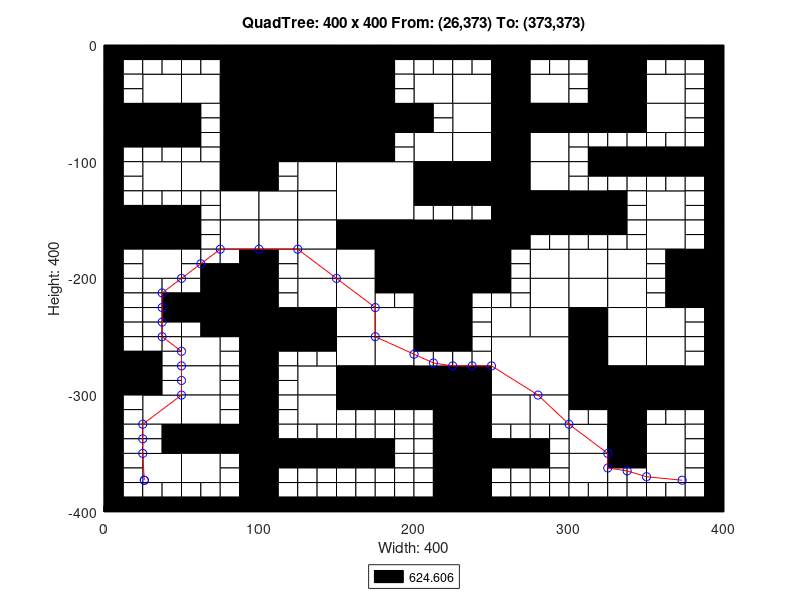

Source code (MATLAB):
axis([0 400 -400 0]);
title('QuadTree: 400 x 400 From: (26,373) To: (373,373)');
xlabel('Width: 400');
ylabel('Height: 400');
rectangle('Position',[100 -50 50 50], 'FaceColor',[0 0 0]);
rectangle('Position',[100 -100 50 50], 'FaceColor',[0 0 0]);
rectangle('Position',[150 -150 50 50], 'FaceColor',[1 1 1]);
rectangle('Position',[200 -200 50 50], 'FaceColor',[0 0 0]);
rectangle('Position',[250 -300 50 50], 'FaceColor',[1 1 1]);
rectangle('Position',[25 -50 25 25], 'FaceColor',[1 1 1]);
rectangle('Position',[75 -25 25 25], 'FaceColor',[0 0 0]);
rectangle('Position',[50 -50 25 25], 'FaceColor',[1 1 1]);
rectangle('Position',[75 -50 25 25], 'FaceColor',[0 0 0]);
rectangle('Position',[0 -75 25 25], 'FaceColor',[0 0 0]);
rectangle('Position',[25 -75 25 25], 'FaceColor',[0 0 0]);
rectangle('Position',[75 -75 25 25], 'FaceColor',[0 0 0]);
rectangle('Position',[75 -100 25 25], 'FaceColor',[0 0 0]);
rectangle('Position',[150 -25 25 25], 'FaceColor',[0 0 0]);
rectangle('Position',[150 -50 25 25], 'FaceColor',[0 0 0]);
rectangle('Position',[150 -75 25 25], 'FaceColor',[0 0 0]);
rectangle('Position',[175 -75 25 25], 'FaceColor',[0 0 0]);
rectangle('Position',[150 -100 25 25], 'FaceColor',[0 0 0]);
rectangle('Position',[25 -125 25 25], 'FaceColor',[1 1 1]);
rectangle('Position',[50 -125 25 25], 'FaceColor',[1 1 1]);
rectangle('Position',[75 -125 25 25], 'FaceColor',[0 0 0]);
rectangle('Position',[75 -150 25 25], 'FaceColor',[1 1 1]);
rectangle('Position',[0 -175 25 25], 'FaceColor',[0 0 0]);
rectangle('Position',[25 -175 25 25], 'FaceColor',[0 0 0]);
rectangle('Position',[25 -200 25 25], 'FaceColor',[1 1 1]);
rectangle('Position',[75 -175 25 25], 'FaceColor',[1 1 1]);
rectangle('Position',[125 -125 25 25], 'FaceColor',[1 1 1]);
rectangle('Position',[100 -150 25 25], 'FaceColor',[1 1 1]);
rectangle('Position',[125 -150 25 25], 'FaceColor',[1 1 1]);
rectangle('Position',[100 -175 25 25], 'FaceColor',[1 1 1]);
rectangle('Position',[125 -175 25 25], 'FaceColor',[1 1 1]);
rectangle('Position',[125 -200 25 25], 'FaceColor',[1 1 1]);
rectangle('Position',[150 -175 25 25], 'FaceColor',[0 0 0]);
rectangle('Position',[175 -175 25 25], 'FaceColor',[0 0 0]);
rectangle('Position',[150 -200 25 25], 'FaceColor',[1 1 1]);
rectangle('Position',[175 -200 25 25], 'FaceColor',[0 0 0]);
rectangle('Position',[200 -50 25 25], 'FaceColor',[1 1 1]);
rectangle('Position',[225 -50 25 25], 'FaceColor',[1 1 1]);
rectangle('Position',[250 -25 25 25], 'FaceColor',[0 0 0]);
rectangle('Position',[250 -50 25 25], 'FaceColor',[0 0 0]);
rectangle('Position',[275 -50 25 25], 'FaceColor',[1 1 1]);
rectangle('Position',[225 -75 25 25], 'FaceColor',[1 1 1]);
rectangle('Position',[200 -100 25 25], 'FaceColor',[1 1 1]);
rectangle('Position',[225 -100 25 25], 'FaceColor',[1 1 1]);
rectangle('Position',[250 -75 25 25], 'FaceColor',[0 0 0]);
rectangle('Position',[275 -75 25 25], 'FaceColor',[0 0 0]);
rectangle('Position',[250 -100 25 25], 'FaceColor',[0 0 0]);
rectangle('Position',[275 -100 25 25], 'FaceColor',[1 1 1]);
rectangle('Position',[325 -25 25 25], 'FaceColor',[0 0 0]);
rectangle('Position',[325 -50 25 25], 'FaceColor',[0 0 0]);
rectangle('Position',[350 -50 25 25], 'FaceColor',[1 1 1]);
rectangle('Position',[300 -75 25 25], 'FaceColor',[0 0 0]);
rectangle('Position',[325 -75 25 25], 'FaceColor',[0 0 0]);
rectangle('Position',[350 -75 25 25], 'FaceColor',[1 1 1]);
rectangle('Position',[200 -125 25 25], 'FaceColor',[0 0 0]);
rectangle('Position',[225 -125 25 25], 'FaceColor',[0 0 0]);
rectangle('Position',[250 -125 25 25], 'FaceColor',[0 0 0]);
rectangle('Position',[275 -125 25 25], 'FaceColor',[1 1 1]);
rectangle('Position',[250 -150 25 25], 'FaceColor',[0 0 0]);
rectangle('Position',[275 -150 25 25], 'FaceColor',[0 0 0]);
rectangle('Position',[250 -175 25 25], 'FaceColor',[0 0 0]);
rectangle('Position',[275 -200 25 25], 'FaceColor',[1 1 1]);
rectangle('Position',[300 -150 25 25], 'FaceColor',[0 0 0]);
rectangle('Position',[350 -150 25 25], 'FaceColor',[1 1 1]);
rectangle('Position',[300 -200 25 25], 'FaceColor',[1 1 1]);
rectangle('Position',[325 -200 25 25], 'FaceColor',[1 1 1]);
rectangle('Position',[350 -175 25 25], 'FaceColor',[1 1 1]);
rectangle('Position',[375 -200 25 25], 'FaceColor',[0 0 0]);
rectangle('Position',[75 -225 25 25], 'FaceColor',[0 0 0]);
rectangle('Position',[75 -250 25 25], 'FaceColor',[0 0 0]);
rectangle('Position',[0 -300 25 25], 'FaceColor',[0 0 0]);
rectangle('Position',[50 -275 25 25], 'FaceColor',[1 1 1]);
rectangle('Position',[50 -300 25 25], 'FaceColor',[1 1 1]);
rectangle('Position',[125 -225 25 25], 'FaceColor',[1 1 1]);
rectangle('Position',[100 -250 25 25], 'FaceColor',[0 0 0]);
rectangle('Position',[125 -250 25 25], 'FaceColor',[0 0 0]);
rectangle('Position',[150 -225 25 25], 'FaceColor',[1 1 1]);
rectangle('Position',[150 -250 25 25], 'FaceColor',[1 1 1]);
rectangle('Position',[175 -250 25 25], 'FaceColor',[1 1 1]);
rectangle('Position',[125 -300 25 25], 'FaceColor',[1 1 1]);
rectangle('Position',[150 -275 25 25], 'FaceColor',[1 1 1]);
rectangle('Position',[175 -275 25 25], 'FaceColor',[1 1 1]);
rectangle('Position',[150 -300 25 25], 'FaceColor',[0 0 0]);
rectangle('Position',[175 -300 25 25], 'FaceColor',[0 0 0]);
rectangle('Position',[25 -325 25 25], 'FaceColor',[1 1 1]);
rectangle('Position',[50 -325 25 25], 'FaceColor',[1 1 1]);
rectangle('Position',[50 -350 25 25], 'FaceColor',[0 0 0]);
rectangle('Position',[75 -350 25 25], 'FaceColor',[0 0 0]);
rectangle('Position',[25 -375 25 25], 'FaceColor',[1 1 1]);
rectangle('Position',[50 -375 25 25], 'FaceColor',[1 1 1]);
rectangle('Position',[125 -325 25 25], 'FaceColor',[1 1 1]);
rectangle('Position',[200 -225 25 25], 'FaceColor',[0 0 0]);
rectangle('Position',[200 -250 25 25], 'FaceColor',[0 0 0]);
rectangle('Position',[275 -225 25 25], 'FaceColor',[1 1 1]);
rectangle('Position',[250 -250 25 25], 'FaceColor',[1 1 1]);
rectangle('Position',[275 -250 25 25], 'FaceColor',[1 1 1]);
rectangle('Position',[200 -300 25 25], 'FaceColor',[0 0 0]);
rectangle('Position',[225 -300 25 25], 'FaceColor',[0 0 0]);
rectangle('Position',[300 -225 25 25], 'FaceColor',[1 1 1]);
rectangle('Position',[325 -225 25 25], 'FaceColor',[1 1 1]);
rectangle('Position',[300 -250 25 25], 'FaceColor',[0 0 0]);
rectangle('Position',[325 -250 25 25], 'FaceColor',[1 1 1]);
rectangle('Position',[375 -225 25 25], 'FaceColor',[0 0 0]);
rectangle('Position',[350 -250 25 25], 'FaceColor',[1 1 1]);
rectangle('Position',[300 -275 25 25], 'FaceColor',[0 0 0]);
rectangle('Position',[325 -275 25 25], 'FaceColor',[1 1 1]);
rectangle('Position',[300 -300 25 25], 'FaceColor',[0 0 0]);
rectangle('Position',[325 -300 25 25], 'FaceColor',[0 0 0]);
rectangle('Position',[350 -275 25 25], 'FaceColor',[1 1 1]);
rectangle('Position',[350 -300 25 25], 'FaceColor',[0 0 0]);
rectangle('Position',[375 -300 25 25], 'FaceColor',[0 0 0]);
rectangle('Position',[225 -325 25 25], 'FaceColor',[0 0 0]);
rectangle('Position',[225 -350 25 25], 'FaceColor',[0 0 0]);
rectangle('Position',[250 -325 25 25], 'FaceColor',[1 1 1]);
rectangle('Position',[275 -325 25 25], 'FaceColor',[1 1 1]);
rectangle('Position',[225 -375 25 25], 'FaceColor',[0 0 0]);
rectangle('Position',[225 -400 25 25], 'FaceColor',[0 0 0]);
rectangle('Position',[325 -325 25 25], 'FaceColor',[0 0 0]);
rectangle('Position',[300 -350 25 25], 'FaceColor',[1 1 1]);
rectangle('Position',[325 -350 25 25], 'FaceColor',[0 0 0]);
rectangle('Position',[350 -350 25 25], 'FaceColor',[1 1 1]);
rectangle('Position',[300 -375 25 25], 'FaceColor',[1 1 1]);
rectangle('Position',[350 -375 25 25], 'FaceColor',[1 1 1]);
rectangle('Position',[0 -12.5 12.5 12.5], 'FaceColor',[0 0 0]);
rectangle('Position',[12.5 -12.5 12.5 12.5], 'FaceColor',[0 0 0]);
rectangle('Position',[0 -25 12.5 12.5], 'FaceColor',[0 0 0]);
rectangle('Position',[12.5 -25 12.5 12.5], 'FaceColor',[1 1 1]);
rectangle('Position',[25 -12.5 12.5 12.5], 'FaceColor',[0 0 0]);
rectangle('Position',[37.5 -12.5 12.5 12.5], 'FaceColor',[0 0 0]);
rectangle('Position',[25 -25 12.5 12.5], 'FaceColor',[1 1 1]);
rectangle('Position',[37.5 -25 12.5 12.5], 'FaceColor',[1 1 1]);
rectangle('Position',[0 -37.5 12.5 12.5], 'FaceColor',[0 0 0]);
rectangle('Position',[12.5 -37.5 12.5 12.5], 'FaceColor',[1 1 1]);
rectangle('Position',[0 -50 12.5 12.5], 'FaceColor',[0 0 0]);
rectangle('Position',[12.5 -50 12.5 12.5], 'FaceColor',[1 1 1]);
rectangle('Position',[50 -12.5 12.5 12.5], 'FaceColor',[0 0 0]);
rectangle('Position',[62.5 -12.5 12.5 12.5], 'FaceColor',[0 0 0]);
rectangle('Position',[50 -25 12.5 12.5], 'FaceColor',[1 1 1]);
rectangle('Position',[62.5 -25 12.5 12.5], 'FaceColor',[1 1 1]);
rectangle('Position',[0 -87.5 12.5 12.5], 'FaceColor',[0 0 0]);
rectangle('Position',[12.5 -87.5 12.5 12.5], 'FaceColor',[0 0 0]);
rectangle('Position',[0 -100 12.5 12.5], 'FaceColor',[0 0 0]);
rectangle('Position',[12.5 -100 12.5 12.5], 'FaceColor',[1 1 1]);
rectangle('Position',[25 -87.5 12.5 12.5], 'FaceColor',[0 0 0]);
rectangle('Position',[37.5 -87.5 12.5 12.5], 'FaceColor',[0 0 0]);
rectangle('Position',[25 -100 12.5 12.5], 'FaceColor',[1 1 1]);
rectangle('Position',[37.5 -100 12.5 12.5], 'FaceColor',[1 1 1]);
rectangle('Position',[50 -62.5 12.5 12.5], 'FaceColor',[0 0 0]);
rectangle('Position',[62.5 -62.5 12.5 12.5], 'FaceColor',[1 1 1]);
rectangle('Position',[50 -75 12.5 12.5], 'FaceColor',[0 0 0]);
rectangle('Position',[62.5 -75 12.5 12.5], 'FaceColor',[1 1 1]);
rectangle('Position',[50 -87.5 12.5 12.5], 'FaceColor',[0 0 0]);
rectangle('Position',[62.5 -87.5 12.5 12.5], 'FaceColor',[1 1 1]);
rectangle('Position',[50 -100 12.5 12.5], 'FaceColor',[1 1 1]);
rectangle('Position',[62.5 -100 12.5 12.5], 'FaceColor',[1 1 1]);
rectangle('Position',[175 -12.5 12.5 12.5], 'FaceColor',[0 0 0]);
rectangle('Position',[187.5 -12.5 12.5 12.5], 'FaceColor',[0 0 0]);
rectangle('Position',[175 -25 12.5 12.5], 'FaceColor',[0 0 0]);
rectangle('Position',[187.5 -25 12.5 12.5], 'FaceColor',[1 1 1]);
rectangle('Position',[175 -37.5 12.5 12.5], 'FaceColor',[0 0 0]);
rectangle('Position',[187.5 -37.5 12.5 12.5], 'FaceColor',[1 1 1]);
rectangle('Position',[175 -50 12.5 12.5], 'FaceColor',[0 0 0]);
rectangle('Position',[187.5 -50 12.5 12.5], 'FaceColor',[1 1 1]);
rectangle('Position',[175 -87.5 12.5 12.5], 'FaceColor',[0 0 0]);
rectangle('Position',[187.5 -87.5 12.5 12.5], 'FaceColor',[1 1 1]);
rectangle('Position',[175 -100 12.5 12.5], 'FaceColor',[0 0 0]);
rectangle('Position',[187.5 -100 12.5 12.5], 'FaceColor',[1 1 1]);
rectangle('Position',[0 -112.5 12.5 12.5], 'FaceColor',[0 0 0]);
rectangle('Position',[12.5 -112.5 12.5 12.5], 'FaceColor',[1 1 1]);
rectangle('Position',[0 -125 12.5 12.5], 'FaceColor',[0 0 0]);
rectangle('Position',[12.5 -125 12.5 12.5], 'FaceColor',[1 1 1]);
rectangle('Position',[0 -137.5 12.5 12.5], 'FaceColor',[0 0 0]);
rectangle('Position',[12.5 -137.5 12.5 12.5], 'FaceColor',[1 1 1]);
rectangle('Position',[0 -150 12.5 12.5], 'FaceColor',[0 0 0]);
rectangle('Position',[12.5 -150 12.5 12.5], 'FaceColor',[0 0 0]);
rectangle('Position',[25 -137.5 12.5 12.5], 'FaceColor',[1 1 1]);
rectangle('Position',[37.5 -137.5 12.5 12.5], 'FaceColor',[1 1 1]);
rectangle('Position',[25 -150 12.5 12.5], 'FaceColor',[0 0 0]);
rectangle('Position',[37.5 -150 12.5 12.5], 'FaceColor',[0 0 0]);
rectangle('Position',[50 -137.5 12.5 12.5], 'FaceColor',[1 1 1]);
rectangle('Position',[62.5 -137.5 12.5 12.5], 'FaceColor',[1 1 1]);
rectangle('Position',[50 -150 12.5 12.5], 'FaceColor',[0 0 0]);
rectangle('Position',[62.5 -150 12.5 12.5], 'FaceColor',[1 1 1]);
rectangle('Position',[0 -187.5 12.5 12.5], 'FaceColor',[0 0 0]);
rectangle('Position',[12.5 -187.5 12.5 12.5], 'FaceColor',[1 1 1]);
rectangle('Position',[0 -200 12.5 12.5], 'FaceColor',[0 0 0]);
rectangle('Position',[12.5 -200 12.5 12.5], 'FaceColor',[1 1 1]);
rectangle('Position',[50 -162.5 12.5 12.5], 'FaceColor',[0 0 0]);
rectangle('Position',[62.5 -162.5 12.5 12.5], 'FaceColor',[1 1 1]);
rectangle('Position',[50 -175 12.5 12.5], 'FaceColor',[0 0 0]);
rectangle('Position',[62.5 -175 12.5 12.5], 'FaceColor',[1 1 1]);
rectangle('Position',[50 -187.5 12.5 12.5], 'FaceColor',[1 1 1]);
rectangle('Position',[62.5 -187.5 12.5 12.5], 'FaceColor',[1 1 1]);
rectangle('Position',[50 -200 12.5 12.5], 'FaceColor',[1 1 1]);
rectangle('Position',[62.5 -200 12.5 12.5], 'FaceColor',[0 0 0]);
rectangle('Position',[75 -187.5 12.5 12.5], 'FaceColor',[1 1 1]);
rectangle('Position',[87.5 -187.5 12.5 12.5], 'FaceColor',[0 0 0]);
rectangle('Position',[75 -200 12.5 12.5], 'FaceColor',[0 0 0]);
rectangle('Position',[87.5 -200 12.5 12.5], 'FaceColor',[0 0 0]);
rectangle('Position',[100 -112.5 12.5 12.5], 'FaceColor',[0 0 0]);
rectangle('Position',[112.5 -112.5 12.5 12.5], 'FaceColor',[1 1 1]);
rectangle('Position',[100 -125 12.5 12.5], 'FaceColor',[0 0 0]);
rectangle('Position',[112.5 -125 12.5 12.5], 'FaceColor',[1 1 1]);
rectangle('Position',[100 -187.5 12.5 12.5], 'FaceColor',[0 0 0]);
rectangle('Position',[112.5 -187.5 12.5 12.5], 'FaceColor',[1 1 1]);
rectangle('Position',[100 -200 12.5 12.5], 'FaceColor',[0 0 0]);
rectangle('Position',[112.5 -200 12.5 12.5], 'FaceColor',[1 1 1]);
rectangle('Position',[200 -12.5 12.5 12.5], 'FaceColor',[0 0 0]);
rectangle('Position',[212.5 -12.5 12.5 12.5], 'FaceColor',[0 0 0]);
rectangle('Position',[200 -25 12.5 12.5], 'FaceColor',[1 1 1]);
rectangle('Position',[212.5 -25 12.5 12.5], 'FaceColor',[1 1 1]);
rectangle('Position',[225 -12.5 12.5 12.5], 'FaceColor',[0 0 0]);
rectangle('Position',[237.5 -12.5 12.5 12.5], 'FaceColor',[0 0 0]);
rectangle('Position',[225 -25 12.5 12.5], 'FaceColor',[1 1 1]);
rectangle('Position',[237.5 -25 12.5 12.5], 'FaceColor',[1 1 1]);
rectangle('Position',[275 -12.5 12.5 12.5], 'FaceColor',[0 0 0]);
rectangle('Position',[287.5 -12.5 12.5 12.5], 'FaceColor',[0 0 0]);
rectangle('Position',[275 -25 12.5 12.5], 'FaceColor',[1 1 1]);
rectangle('Position',[287.5 -25 12.5 12.5], 'FaceColor',[1 1 1]);
rectangle('Position',[200 -62.5 12.5 12.5], 'FaceColor',[0 0 0]);
rectangle('Position',[212.5 -62.5 12.5 12.5], 'FaceColor',[1 1 1]);
rectangle('Position',[200 -75 12.5 12.5], 'FaceColor',[0 0 0]);
rectangle('Position',[212.5 -75 12.5 12.5], 'FaceColor',[1 1 1]);
rectangle('Position',[300 -12.5 12.5 12.5], 'FaceColor',[0 0 0]);
rectangle('Position',[312.5 -12.5 12.5 12.5], 'FaceColor',[0 0 0]);
rectangle('Position',[300 -25 12.5 12.5], 'FaceColor',[1 1 1]);
rectangle('Position',[312.5 -25 12.5 12.5], 'FaceColor',[0 0 0]);
rectangle('Position',[300 -37.5 12.5 12.5], 'FaceColor',[1 1 1]);
rectangle('Position',[312.5 -37.5 12.5 12.5], 'FaceColor',[0 0 0]);
rectangle('Position',[300 -50 12.5 12.5], 'FaceColor',[1 1 1]);
rectangle('Position',[312.5 -50 12.5 12.5], 'FaceColor',[0 0 0]);
rectangle('Position',[350 -12.5 12.5 12.5], 'FaceColor',[0 0 0]);
rectangle('Position',[362.5 -12.5 12.5 12.5], 'FaceColor',[0 0 0]);
rectangle('Position',[350 -25 12.5 12.5], 'FaceColor',[1 1 1]);
rectangle('Position',[362.5 -25 12.5 12.5], 'FaceColor',[1 1 1]);
rectangle('Position',[375 -12.5 12.5 12.5], 'FaceColor',[0 0 0]);
rectangle('Position',[387.5 -12.5 12.5 12.5], 'FaceColor',[0 0 0]);
rectangle('Position',[375 -25 12.5 12.5], 'FaceColor',[1 1 1]);
rectangle('Position',[387.5 -25 12.5 12.5], 'FaceColor',[0 0 0]);
rectangle('Position',[375 -37.5 12.5 12.5], 'FaceColor',[1 1 1]);
rectangle('Position',[387.5 -37.5 12.5 12.5], 'FaceColor',[0 0 0]);
rectangle('Position',[375 -50 12.5 12.5], 'FaceColor',[1 1 1]);
rectangle('Position',[387.5 -50 12.5 12.5], 'FaceColor',[0 0 0]);
rectangle('Position',[300 -87.5 12.5 12.5], 'FaceColor',[1 1 1]);
rectangle('Position',[312.5 -87.5 12.5 12.5], 'FaceColor',[1 1 1]);
rectangle('Position',[300 -100 12.5 12.5], 'FaceColor',[1 1 1]);
rectangle('Position',[312.5 -100 12.5 12.5], 'FaceColor',[0 0 0]);
rectangle('Position',[325 -87.5 12.5 12.5], 'FaceColor',[1 1 1]);
rectangle('Position',[337.5 -87.5 12.5 12.5], 'FaceColor',[1 1 1]);
rectangle('Position',[325 -100 12.5 12.5], 'FaceColor',[0 0 0]);
rectangle('Position',[337.5 -100 12.5 12.5], 'FaceColor',[0 0 0]);
rectangle('Position',[375 -62.5 12.5 12.5], 'FaceColor',[1 1 1]);
rectangle('Position',[387.5 -62.5 12.5 12.5], 'FaceColor',[0 0 0]);
rectangle('Position',[375 -75 12.5 12.5], 'FaceColor',[1 1 1]);
rectangle('Position',[387.5 -75 12.5 12.5], 'FaceColor',[0 0 0]);
rectangle('Position',[350 -87.5 12.5 12.5], 'FaceColor',[1 1 1]);
rectangle('Position',[362.5 -87.5 12.5 12.5], 'FaceColor',[1 1 1]);
rectangle('Position',[350 -100 12.5 12.5], 'FaceColor',[0 0 0]);
rectangle('Position',[362.5 -100 12.5 12.5], 'FaceColor',[0 0 0]);
rectangle('Position',[375 -87.5 12.5 12.5], 'FaceColor',[1 1 1]);
rectangle('Position',[387.5 -87.5 12.5 12.5], 'FaceColor',[0 0 0]);
rectangle('Position',[375 -100 12.5 12.5], 'FaceColor',[0 0 0]);
rectangle('Position',[387.5 -100 12.5 12.5], 'FaceColor',[0 0 0]);
rectangle('Position',[200 -137.5 12.5 12.5], 'FaceColor',[0 0 0]);
rectangle('Position',[212.5 -137.5 12.5 12.5], 'FaceColor',[0 0 0]);
rectangle('Position',[200 -150 12.5 12.5], 'FaceColor',[1 1 1]);
rectangle('Position',[212.5 -150 12.5 12.5], 'FaceColor',[1 1 1]);
rectangle('Position',[225 -137.5 12.5 12.5], 'FaceColor',[0 0 0]);
rectangle('Position',[237.5 -137.5 12.5 12.5], 'FaceColor',[0 0 0]);
rectangle('Position',[225 -150 12.5 12.5], 'FaceColor',[1 1 1]);
rectangle('Position',[237.5 -150 12.5 12.5], 'FaceColor',[1 1 1]);
rectangle('Position',[275 -162.5 12.5 12.5], 'FaceColor',[0 0 0]);
rectangle('Position',[287.5 -162.5 12.5 12.5], 'FaceColor',[0 0 0]);
rectangle('Position',[275 -175 12.5 12.5], 'FaceColor',[1 1 1]);
rectangle('Position',[287.5 -175 12.5 12.5], 'FaceColor',[1 1 1]);
rectangle('Position',[250 -187.5 12.5 12.5], 'FaceColor',[0 0 0]);
rectangle('Position',[262.5 -187.5 12.5 12.5], 'FaceColor',[1 1 1]);
rectangle('Position',[250 -200 12.5 12.5], 'FaceColor',[0 0 0]);
rectangle('Position',[262.5 -200 12.5 12.5], 'FaceColor',[1 1 1]);
rectangle('Position',[300 -112.5 12.5 12.5], 'FaceColor',[1 1 1]);
rectangle('Position',[312.5 -112.5 12.5 12.5], 'FaceColor',[0 0 0]);
rectangle('Position',[300 -125 12.5 12.5], 'FaceColor',[1 1 1]);
rectangle('Position',[312.5 -125 12.5 12.5], 'FaceColor',[1 1 1]);
rectangle('Position',[325 -112.5 12.5 12.5], 'FaceColor',[0 0 0]);
rectangle('Position',[337.5 -112.5 12.5 12.5], 'FaceColor',[0 0 0]);
rectangle('Position',[325 -125 12.5 12.5], 'FaceColor',[1 1 1]);
rectangle('Position',[337.5 -125 12.5 12.5], 'FaceColor',[1 1 1]);
rectangle('Position',[325 -137.5 12.5 12.5], 'FaceColor',[0 0 0]);
rectangle('Position',[337.5 -137.5 12.5 12.5], 'FaceColor',[1 1 1]);
rectangle('Position',[325 -150 12.5 12.5], 'FaceColor',[0 0 0]);
rectangle('Position',[337.5 -150 12.5 12.5], 'FaceColor',[1 1 1]);
rectangle('Position',[350 -112.5 12.5 12.5], 'FaceColor',[0 0 0]);
rectangle('Position',[362.5 -112.5 12.5 12.5], 'FaceColor',[0 0 0]);
rectangle('Position',[350 -125 12.5 12.5], 'FaceColor',[1 1 1]);
rectangle('Position',[362.5 -125 12.5 12.5], 'FaceColor',[1 1 1]);
rectangle('Position',[375 -112.5 12.5 12.5], 'FaceColor',[0 0 0]);
rectangle('Position',[387.5 -112.5 12.5 12.5], 'FaceColor',[0 0 0]);
rectangle('Position',[375 -125 12.5 12.5], 'FaceColor',[1 1 1]);
rectangle('Position',[387.5 -125 12.5 12.5], 'FaceColor',[0 0 0]);
rectangle('Position',[375 -137.5 12.5 12.5], 'FaceColor',[1 1 1]);
rectangle('Position',[387.5 -137.5 12.5 12.5], 'FaceColor',[0 0 0]);
rectangle('Position',[375 -150 12.5 12.5], 'FaceColor',[1 1 1]);
rectangle('Position',[387.5 -150 12.5 12.5], 'FaceColor',[0 0 0]);
rectangle('Position',[300 -162.5 12.5 12.5], 'FaceColor',[0 0 0]);
rectangle('Position',[312.5 -162.5 12.5 12.5], 'FaceColor',[0 0 0]);
rectangle('Position',[300 -175 12.5 12.5], 'FaceColor',[1 1 1]);
rectangle('Position',[312.5 -175 12.5 12.5], 'FaceColor',[1 1 1]);
rectangle('Position',[325 -162.5 12.5 12.5], 'FaceColor',[0 0 0]);
rectangle('Position',[337.5 -162.5 12.5 12.5], 'FaceColor',[1 1 1]);
rectangle('Position',[325 -175 12.5 12.5], 'FaceColor',[1 1 1]);
rectangle('Position',[337.5 -175 12.5 12.5], 'FaceColor',[1 1 1]);
rectangle('Position',[375 -162.5 12.5 12.5], 'FaceColor',[1 1 1]);
rectangle('Position',[387.5 -162.5 12.5 12.5], 'FaceColor',[0 0 0]);
rectangle('Position',[375 -175 12.5 12.5], 'FaceColor',[1 1 1]);
rectangle('Position',[387.5 -175 12.5 12.5], 'FaceColor',[0 0 0]);
rectangle('Position',[350 -187.5 12.5 12.5], 'FaceColor',[1 1 1]);
rectangle('Position',[362.5 -187.5 12.5 12.5], 'FaceColor',[0 0 0]);
rectangle('Position',[350 -200 12.5 12.5], 'FaceColor',[1 1 1]);
rectangle('Position',[362.5 -200 12.5 12.5], 'FaceColor',[0 0 0]);
rectangle('Position',[0 -212.5 12.5 12.5], 'FaceColor',[0 0 0]);
rectangle('Position',[12.5 -212.5 12.5 12.5], 'FaceColor',[1 1 1]);
rectangle('Position',[0 -225 12.5 12.5], 'FaceColor',[0 0 0]);
rectangle('Position',[12.5 -225 12.5 12.5], 'FaceColor',[1 1 1]);
rectangle('Position',[25 -212.5 12.5 12.5], 'FaceColor',[1 1 1]);
rectangle('Position',[37.5 -212.5 12.5 12.5], 'FaceColor',[1 1 1]);
rectangle('Position',[25 -225 12.5 12.5], 'FaceColor',[1 1 1]);
rectangle('Position',[37.5 -225 12.5 12.5], 'FaceColor',[0 0 0]);
rectangle('Position',[0 -237.5 12.5 12.5], 'FaceColor',[0 0 0]);
rectangle('Position',[12.5 -237.5 12.5 12.5], 'FaceColor',[1 1 1]);
rectangle('Position',[0 -250 12.5 12.5], 'FaceColor',[0 0 0]);
rectangle('Position',[12.5 -250 12.5 12.5], 'FaceColor',[1 1 1]);
rectangle('Position',[25 -237.5 12.5 12.5], 'FaceColor',[1 1 1]);
rectangle('Position',[37.5 -237.5 12.5 12.5], 'FaceColor',[0 0 0]);
rectangle('Position',[25 -250 12.5 12.5], 'FaceColor',[1 1 1]);
rectangle('Position',[37.5 -250 12.5 12.5], 'FaceColor',[1 1 1]);
rectangle('Position',[50 -212.5 12.5 12.5], 'FaceColor',[1 1 1]);
rectangle('Position',[62.5 -212.5 12.5 12.5], 'FaceColor',[0 0 0]);
rectangle('Position',[50 -225 12.5 12.5], 'FaceColor',[0 0 0]);
rectangle('Position',[62.5 -225 12.5 12.5], 'FaceColor',[0 0 0]);
rectangle('Position',[50 -237.5 12.5 12.5], 'FaceColor',[0 0 0]);
rectangle('Position',[62.5 -237.5 12.5 12.5], 'FaceColor',[0 0 0]);
rectangle('Position',[50 -250 12.5 12.5], 'FaceColor',[1 1 1]);
rectangle('Position',[62.5 -250 12.5 12.5], 'FaceColor',[0 0 0]);
rectangle('Position',[0 -262.5 12.5 12.5], 'FaceColor',[0 0 0]);
rectangle('Position',[12.5 -262.5 12.5 12.5], 'FaceColor',[1 1 1]);
rectangle('Position',[0 -275 12.5 12.5], 'FaceColor',[0 0 0]);
rectangle('Position',[12.5 -275 12.5 12.5], 'FaceColor',[0 0 0]);
rectangle('Position',[25 -262.5 12.5 12.5], 'FaceColor',[1 1 1]);
rectangle('Position',[37.5 -262.5 12.5 12.5], 'FaceColor',[1 1 1]);
rectangle('Position',[25 -275 12.5 12.5], 'FaceColor',[0 0 0]);
rectangle('Position',[37.5 -275 12.5 12.5], 'FaceColor',[1 1 1]);
rectangle('Position',[25 -287.5 12.5 12.5], 'FaceColor',[0 0 0]);
rectangle('Position',[37.5 -287.5 12.5 12.5], 'FaceColor',[1 1 1]);
rectangle('Position',[25 -300 12.5 12.5], 'FaceColor',[0 0 0]);
rectangle('Position',[37.5 -300 12.5 12.5], 'FaceColor',[1 1 1]);
rectangle('Position',[75 -262.5 12.5 12.5], 'FaceColor',[1 1 1]);
rectangle('Position',[87.5 -262.5 12.5 12.5], 'FaceColor',[0 0 0]);
rectangle('Position',[75 -275 12.5 12.5], 'FaceColor',[1 1 1]);
rectangle('Position',[87.5 -275 12.5 12.5], 'FaceColor',[0 0 0]);
rectangle('Position',[75 -287.5 12.5 12.5], 'FaceColor',[1 1 1]);
rectangle('Position',[87.5 -287.5 12.5 12.5], 'FaceColor',[0 0 0]);
rectangle('Position',[75 -300 12.5 12.5], 'FaceColor',[1 1 1]);
rectangle('Position',[87.5 -300 12.5 12.5], 'FaceColor',[0 0 0]);
rectangle('Position',[100 -212.5 12.5 12.5], 'FaceColor',[0 0 0]);
rectangle('Position',[112.5 -212.5 12.5 12.5], 'FaceColor',[1 1 1]);
rectangle('Position',[100 -225 12.5 12.5], 'FaceColor',[0 0 0]);
rectangle('Position',[112.5 -225 12.5 12.5], 'FaceColor',[1 1 1]);
rectangle('Position',[175 -212.5 12.5 12.5], 'FaceColor',[0 0 0]);
rectangle('Position',[187.5 -212.5 12.5 12.5], 'FaceColor',[0 0 0]);
rectangle('Position',[175 -225 12.5 12.5], 'FaceColor',[1 1 1]);
rectangle('Position',[187.5 -225 12.5 12.5], 'FaceColor',[1 1 1]);
rectangle('Position',[100 -262.5 12.5 12.5], 'FaceColor',[0 0 0]);
rectangle('Position',[112.5 -262.5 12.5 12.5], 'FaceColor',[0 0 0]);
rectangle('Position',[100 -275 12.5 12.5], 'FaceColor',[0 0 0]);
rectangle('Position',[112.5 -275 12.5 12.5], 'FaceColor',[1 1 1]);
rectangle('Position',[125 -262.5 12.5 12.5], 'FaceColor',[0 0 0]);
rectangle('Position',[137.5 -262.5 12.5 12.5], 'FaceColor',[0 0 0]);
rectangle('Position',[125 -275 12.5 12.5], 'FaceColor',[1 1 1]);
rectangle('Position',[137.5 -275 12.5 12.5], 'FaceColor',[1 1 1]);
rectangle('Position',[100 -287.5 12.5 12.5], 'FaceColor',[0 0 0]);
rectangle('Position',[112.5 -287.5 12.5 12.5], 'FaceColor',[1 1 1]);
rectangle('Position',[100 -300 12.5 12.5], 'FaceColor',[0 0 0]);
rectangle('Position',[112.5 -300 12.5 12.5], 'FaceColor',[1 1 1]);
rectangle('Position',[0 -312.5 12.5 12.5], 'FaceColor',[0 0 0]);
rectangle('Position',[12.5 -312.5 12.5 12.5], 'FaceColor',[1 1 1]);
rectangle('Position',[0 -325 12.5 12.5], 'FaceColor',[0 0 0]);
rectangle('Position',[12.5 -325 12.5 12.5], 'FaceColor',[1 1 1]);
rectangle('Position',[0 -337.5 12.5 12.5], 'FaceColor',[0 0 0]);
rectangle('Position',[12.5 -337.5 12.5 12.5], 'FaceColor',[1 1 1]);
rectangle('Position',[0 -350 12.5 12.5], 'FaceColor',[0 0 0]);
rectangle('Position',[12.5 -350 12.5 12.5], 'FaceColor',[1 1 1]);
rectangle('Position',[25 -337.5 12.5 12.5], 'FaceColor',[1 1 1]);
rectangle('Position',[37.5 -337.5 12.5 12.5], 'FaceColor',[0 0 0]);
rectangle('Position',[25 -350 12.5 12.5], 'FaceColor',[1 1 1]);
rectangle('Position',[37.5 -350 12.5 12.5], 'FaceColor',[0 0 0]);
rectangle('Position',[75 -312.5 12.5 12.5], 'FaceColor',[1 1 1]);
rectangle('Position',[87.5 -312.5 12.5 12.5], 'FaceColor',[0 0 0]);
rectangle('Position',[75 -325 12.5 12.5], 'FaceColor',[1 1 1]);
rectangle('Position',[87.5 -325 12.5 12.5], 'FaceColor',[0 0 0]);
rectangle('Position',[0 -362.5 12.5 12.5], 'FaceColor',[0 0 0]);
rectangle('Position',[12.5 -362.5 12.5 12.5], 'FaceColor',[1 1 1]);
rectangle('Position',[0 -375 12.5 12.5], 'FaceColor',[0 0 0]);
rectangle('Position',[12.5 -375 12.5 12.5], 'FaceColor',[1 1 1]);
rectangle('Position',[0 -387.5 12.5 12.5], 'FaceColor',[0 0 0]);
rectangle('Position',[12.5 -387.5 12.5 12.5], 'FaceColor',[1 1 1]);
rectangle('Position',[0 -400 12.5 12.5], 'FaceColor',[0 0 0]);
rectangle('Position',[12.5 -400 12.5 12.5], 'FaceColor',[0 0 0]);
rectangle('Position',[25 -387.5 12.5 12.5], 'FaceColor',[1 1 1]);
rectangle('Position',[37.5 -387.5 12.5 12.5], 'FaceColor',[1 1 1]);
rectangle('Position',[25 -400 12.5 12.5], 'FaceColor',[0 0 0]);
rectangle('Position',[37.5 -400 12.5 12.5], 'FaceColor',[0 0 0]);
rectangle('Position',[75 -362.5 12.5 12.5], 'FaceColor',[1 1 1]);
rectangle('Position',[87.5 -362.5 12.5 12.5], 'FaceColor',[0 0 0]);
rectangle('Position',[75 -375 12.5 12.5], 'FaceColor',[1 1 1]);
rectangle('Position',[87.5 -375 12.5 12.5], 'FaceColor',[0 0 0]);
rectangle('Position',[50 -387.5 12.5 12.5], 'FaceColor',[1 1 1]);
rectangle('Position',[62.5 -387.5 12.5 12.5], 'FaceColor',[1 1 1]);
rectangle('Position',[50 -400 12.5 12.5], 'FaceColor',[0 0 0]);
rectangle('Position',[62.5 -400 12.5 12.5], 'FaceColor',[0 0 0]);
rectangle('Position',[75 -387.5 12.5 12.5], 'FaceColor',[1 1 1]);
rectangle('Position',[87.5 -387.5 12.5 12.5], 'FaceColor',[0 0 0]);
rectangle('Position',[75 -400 12.5 12.5], 'FaceColor',[0 0 0]);
rectangle('Position',[87.5 -400 12.5 12.5], 'FaceColor',[0 0 0]);
rectangle('Position',[100 -312.5 12.5 12.5], 'FaceColor',[0 0 0]);
rectangle('Position',[112.5 -312.5 12.5 12.5], 'FaceColor',[1 1 1]);
rectangle('Position',[100 -325 12.5 12.5], 'FaceColor',[0 0 0]);
rectangle('Position',[112.5 -325 12.5 12.5], 'FaceColor',[1 1 1]);
rectangle('Position',[100 -337.5 12.5 12.5], 'FaceColor',[0 0 0]);
rectangle('Position',[112.5 -337.5 12.5 12.5], 'FaceColor',[1 1 1]);
rectangle('Position',[100 -350 12.5 12.5], 'FaceColor',[0 0 0]);
rectangle('Position',[112.5 -350 12.5 12.5], 'FaceColor',[0 0 0]);
rectangle('Position',[125 -337.5 12.5 12.5], 'FaceColor',[1 1 1]);
rectangle('Position',[137.5 -337.5 12.5 12.5], 'FaceColor',[1 1 1]);
rectangle('Position',[125 -350 12.5 12.5], 'FaceColor',[0 0 0]);
rectangle('Position',[137.5 -350 12.5 12.5], 'FaceColor',[0 0 0]);
rectangle('Position',[150 -312.5 12.5 12.5], 'FaceColor',[0 0 0]);
rectangle('Position',[162.5 -312.5 12.5 12.5], 'FaceColor',[0 0 0]);
rectangle('Position',[150 -325 12.5 12.5], 'FaceColor',[1 1 1]);
rectangle('Position',[162.5 -325 12.5 12.5], 'FaceColor',[1 1 1]);
rectangle('Position',[175 -312.5 12.5 12.5], 'FaceColor',[0 0 0]);
rectangle('Position',[187.5 -312.5 12.5 12.5], 'FaceColor',[0 0 0]);
rectangle('Position',[175 -325 12.5 12.5], 'FaceColor',[1 1 1]);
rectangle('Position',[187.5 -325 12.5 12.5], 'FaceColor',[1 1 1]);
rectangle('Position',[150 -337.5 12.5 12.5], 'FaceColor',[1 1 1]);
rectangle('Position',[162.5 -337.5 12.5 12.5], 'FaceColor',[1 1 1]);
rectangle('Position',[150 -350 12.5 12.5], 'FaceColor',[0 0 0]);
rectangle('Position',[162.5 -350 12.5 12.5], 'FaceColor',[0 0 0]);
rectangle('Position',[175 -337.5 12.5 12.5], 'FaceColor',[1 1 1]);
rectangle('Position',[187.5 -337.5 12.5 12.5], 'FaceColor',[1 1 1]);
rectangle('Position',[175 -350 12.5 12.5], 'FaceColor',[0 0 0]);
rectangle('Position',[187.5 -350 12.5 12.5], 'FaceColor',[1 1 1]);
rectangle('Position',[100 -362.5 12.5 12.5], 'FaceColor',[0 0 0]);
rectangle('Position',[112.5 -362.5 12.5 12.5], 'FaceColor',[0 0 0]);
rectangle('Position',[100 -375 12.5 12.5], 'FaceColor',[0 0 0]);
rectangle('Position',[112.5 -375 12.5 12.5], 'FaceColor',[1 1 1]);
rectangle('Position',[125 -362.5 12.5 12.5], 'FaceColor',[0 0 0]);
rectangle('Position',[137.5 -362.5 12.5 12.5], 'FaceColor',[0 0 0]);
rectangle('Position',[125 -375 12.5 12.5], 'FaceColor',[1 1 1]);
rectangle('Position',[137.5 -375 12.5 12.5], 'FaceColor',[1 1 1]);
rectangle('Position',[100 -387.5 12.5 12.5], 'FaceColor',[0 0 0]);
rectangle('Position',[112.5 -387.5 12.5 12.5], 'FaceColor',[1 1 1]);
rectangle('Position',[100 -400 12.5 12.5], 'FaceColor',[0 0 0]);
rectangle('Position',[112.5 -400 12.5 12.5], 'FaceColor',[0 0 0]);
rectangle('Position',[125 -387.5 12.5 12.5], 'FaceColor',[1 1 1]);
rectangle('Position',[137.5 -387.5 12.5 12.5], 'FaceColor',[1 1 1]);
rectangle('Position',[125 -400 12.5 12.5], 'FaceColor',[0 0 0]);
rectangle('Position',[137.5 -400 12.5 12.5], 'FaceColor',[0 0 0]);
rectangle('Position',[150 -362.5 12.5 12.5], 'FaceColor',[0 0 0]);
rectangle('Position',[162.5 -362.5 12.5 12.5], 'FaceColor',[0 0 0]);
rectangle('Position',[150 -375 12.5 12.5], 'FaceColor',[1 1 1]);
rectangle('Position',[162.5 -375 12.5 12.5], 'FaceColor',[1 1 1]);
rectangle('Position',[175 -362.5 12.5 12.5], 'FaceColor',[0 0 0]);
rectangle('Position',[187.5 -362.5 12.5 12.5], 'FaceColor',[1 1 1]);
rectangle('Position',[175 -375 12.5 12.5], 'FaceColor',[1 1 1]);
rectangle('Position',[187.5 -375 12.5 12.5], 'FaceColor',[1 1 1]);
rectangle('Position',[150 -387.5 12.5 12.5], 'FaceColor',[1 1 1]);
rectangle('Position',[162.5 -387.5 12.5 12.5], 'FaceColor',[1 1 1]);
rectangle('Position',[150 -400 12.5 12.5], 'FaceColor',[0 0 0]);
rectangle('Position',[162.5 -400 12.5 12.5], 'FaceColor',[0 0 0]);
rectangle('Position',[175 -387.5 12.5 12.5], 'FaceColor',[1 1 1]);
rectangle('Position',[187.5 -387.5 12.5 12.5], 'FaceColor',[1 1 1]);
rectangle('Position',[175 -400 12.5 12.5], 'FaceColor',[0 0 0]);
rectangle('Position',[187.5 -400 12.5 12.5], 'FaceColor',[0 0 0]);
rectangle('Position',[225 -212.5 12.5 12.5], 'FaceColor',[0 0 0]);
rectangle('Position',[237.5 -212.5 12.5 12.5], 'FaceColor',[0 0 0]);
rectangle('Position',[225 -225 12.5 12.5], 'FaceColor',[0 0 0]);
rectangle('Position',[237.5 -225 12.5 12.5], 'FaceColor',[1 1 1]);
rectangle('Position',[225 -237.5 12.5 12.5], 'FaceColor',[0 0 0]);
rectangle('Position',[237.5 -237.5 12.5 12.5], 'FaceColor',[1 1 1]);
rectangle('Position',[225 -250 12.5 12.5], 'FaceColor',[0 0 0]);
rectangle('Position',[237.5 -250 12.5 12.5], 'FaceColor',[1 1 1]);
rectangle('Position',[250 -212.5 12.5 12.5], 'FaceColor',[0 0 0]);
rectangle('Position',[262.5 -212.5 12.5 12.5], 'FaceColor',[1 1 1]);
rectangle('Position',[250 -225 12.5 12.5], 'FaceColor',[1 1 1]);
rectangle('Position',[262.5 -225 12.5 12.5], 'FaceColor',[1 1 1]);
rectangle('Position',[200 -262.5 12.5 12.5], 'FaceColor',[0 0 0]);
rectangle('Position',[212.5 -262.5 12.5 12.5], 'FaceColor',[0 0 0]);
rectangle('Position',[200 -275 12.5 12.5], 'FaceColor',[1 1 1]);
rectangle('Position',[212.5 -275 12.5 12.5], 'FaceColor',[1 1 1]);
rectangle('Position',[225 -262.5 12.5 12.5], 'FaceColor',[0 0 0]);
rectangle('Position',[237.5 -262.5 12.5 12.5], 'FaceColor',[1 1 1]);
rectangle('Position',[225 -275 12.5 12.5], 'FaceColor',[1 1 1]);
rectangle('Position',[237.5 -275 12.5 12.5], 'FaceColor',[1 1 1]);
rectangle('Position',[350 -212.5 12.5 12.5], 'FaceColor',[1 1 1]);
rectangle('Position',[362.5 -212.5 12.5 12.5], 'FaceColor',[0 0 0]);
rectangle('Position',[350 -225 12.5 12.5], 'FaceColor',[1 1 1]);
rectangle('Position',[362.5 -225 12.5 12.5], 'FaceColor',[0 0 0]);
rectangle('Position',[375 -237.5 12.5 12.5], 'FaceColor',[1 1 1]);
rectangle('Position',[387.5 -237.5 12.5 12.5], 'FaceColor',[0 0 0]);
rectangle('Position',[375 -250 12.5 12.5], 'FaceColor',[1 1 1]);
rectangle('Position',[387.5 -250 12.5 12.5], 'FaceColor',[0 0 0]);
rectangle('Position',[375 -262.5 12.5 12.5], 'FaceColor',[1 1 1]);
rectangle('Position',[387.5 -262.5 12.5 12.5], 'FaceColor',[0 0 0]);
rectangle('Position',[375 -275 12.5 12.5], 'FaceColor',[1 1 1]);
rectangle('Position',[387.5 -275 12.5 12.5], 'FaceColor',[0 0 0]);
rectangle('Position',[200 -312.5 12.5 12.5], 'FaceColor',[0 0 0]);
rectangle('Position',[212.5 -312.5 12.5 12.5], 'FaceColor',[0 0 0]);
rectangle('Position',[200 -325 12.5 12.5], 'FaceColor',[1 1 1]);
rectangle('Position',[212.5 -325 12.5 12.5], 'FaceColor',[0 0 0]);
rectangle('Position',[200 -337.5 12.5 12.5], 'FaceColor',[1 1 1]);
rectangle('Position',[212.5 -337.5 12.5 12.5], 'FaceColor',[0 0 0]);
rectangle('Position',[200 -350 12.5 12.5], 'FaceColor',[1 1 1]);
rectangle('Position',[212.5 -350 12.5 12.5], 'FaceColor',[0 0 0]);
rectangle('Position',[250 -337.5 12.5 12.5], 'FaceColor',[1 1 1]);
rectangle('Position',[262.5 -337.5 12.5 12.5], 'FaceColor',[1 1 1]);
rectangle('Position',[250 -350 12.5 12.5], 'FaceColor',[0 0 0]);
rectangle('Position',[262.5 -350 12.5 12.5], 'FaceColor',[0 0 0]);
rectangle('Position',[275 -337.5 12.5 12.5], 'FaceColor',[1 1 1]);
rectangle('Position',[287.5 -337.5 12.5 12.5], 'FaceColor',[1 1 1]);
rectangle('Position',[275 -350 12.5 12.5], 'FaceColor',[0 0 0]);
rectangle('Position',[287.5 -350 12.5 12.5], 'FaceColor',[1 1 1]);
rectangle('Position',[200 -362.5 12.5 12.5], 'FaceColor',[1 1 1]);
rectangle('Position',[212.5 -362.5 12.5 12.5], 'FaceColor',[0 0 0]);
rectangle('Position',[200 -375 12.5 12.5], 'FaceColor',[1 1 1]);
rectangle('Position',[212.5 -375 12.5 12.5], 'FaceColor',[0 0 0]);
rectangle('Position',[200 -387.5 12.5 12.5], 'FaceColor',[1 1 1]);
rectangle('Position',[212.5 -387.5 12.5 12.5], 'FaceColor',[0 0 0]);
rectangle('Position',[200 -400 12.5 12.5], 'FaceColor',[0 0 0]);
rectangle('Position',[212.5 -400 12.5 12.5], 'FaceColor',[0 0 0]);
rectangle('Position',[250 -362.5 12.5 12.5], 'FaceColor',[0 0 0]);
rectangle('Position',[262.5 -362.5 12.5 12.5], 'FaceColor',[0 0 0]);
rectangle('Position',[250 -375 12.5 12.5], 'FaceColor',[1 1 1]);
rectangle('Position',[262.5 -375 12.5 12.5], 'FaceColor',[1 1 1]);
rectangle('Position',[275 -362.5 12.5 12.5], 'FaceColor',[0 0 0]);
rectangle('Position',[287.5 -362.5 12.5 12.5], 'FaceColor',[1 1 1]);
rectangle('Position',[275 -375 12.5 12.5], 'FaceColor',[1 1 1]);
rectangle('Position',[287.5 -375 12.5 12.5], 'FaceColor',[1 1 1]);
rectangle('Position',[250 -387.5 12.5 12.5], 'FaceColor',[1 1 1]);
rectangle('Position',[262.5 -387.5 12.5 12.5], 'FaceColor',[1 1 1]);
rectangle('Position',[250 -400 12.5 12.5], 'FaceColor',[0 0 0]);
rectangle('Position',[262.5 -400 12.5 12.5], 'FaceColor',[0 0 0]);
rectangle('Position',[275 -387.5 12.5 12.5], 'FaceColor',[1 1 1]);
rectangle('Position',[287.5 -387.5 12.5 12.5], 'FaceColor',[1 1 1]);
rectangle('Position',[275 -400 12.5 12.5], 'FaceColor',[0 0 0]);
rectangle('Position',[287.5 -400 12.5 12.5], 'FaceColor',[0 0 0]);
rectangle('Position',[300 -312.5 12.5 12.5], 'FaceColor',[0 0 0]);
rectangle('Position',[312.5 -312.5 12.5 12.5], 'FaceColor',[0 0 0]);
rectangle('Position',[300 -325 12.5 12.5], 'FaceColor',[1 1 1]);
rectangle('Position',[312.5 -325 12.5 12.5], 'FaceColor',[1 1 1]);
rectangle('Position',[350 -312.5 12.5 12.5], 'FaceColor',[0 0 0]);
rectangle('Position',[362.5 -312.5 12.5 12.5], 'FaceColor',[0 0 0]);
rectangle('Position',[350 -325 12.5 12.5], 'FaceColor',[1 1 1]);
rectangle('Position',[362.5 -325 12.5 12.5], 'FaceColor',[1 1 1]);
rectangle('Position',[375 -312.5 12.5 12.5], 'FaceColor',[0 0 0]);
rectangle('Position',[387.5 -312.5 12.5 12.5], 'FaceColor',[0 0 0]);
rectangle('Position',[375 -325 12.5 12.5], 'FaceColor',[1 1 1]);
rectangle('Position',[387.5 -325 12.5 12.5], 'FaceColor',[0 0 0]);
rectangle('Position',[375 -337.5 12.5 12.5], 'FaceColor',[1 1 1]);
rectangle('Position',[387.5 -337.5 12.5 12.5], 'FaceColor',[0 0 0]);
rectangle('Position',[375 -350 12.5 12.5], 'FaceColor',[1 1 1]);
rectangle('Position',[387.5 -350 12.5 12.5], 'FaceColor',[0 0 0]);
rectangle('Position',[325 -362.5 12.5 12.5], 'FaceColor',[0 0 0]);
rectangle('Position',[337.5 -362.5 12.5 12.5], 'FaceColor',[0 0 0]);
rectangle('Position',[325 -375 12.5 12.5], 'FaceColor',[1 1 1]);
rectangle('Position',[337.5 -375 12.5 12.5], 'FaceColor',[1 1 1]);
rectangle('Position',[300 -387.5 12.5 12.5], 'FaceColor',[1 1 1]);
rectangle('Position',[312.5 -387.5 12.5 12.5], 'FaceColor',[1 1 1]);
rectangle('Position',[300 -400 12.5 12.5], 'FaceColor',[0 0 0]);
rectangle('Position',[312.5 -400 12.5 12.5], 'FaceColor',[0 0 0]);
rectangle('Position',[325 -387.5 12.5 12.5], 'FaceColor',[1 1 1]);
rectangle('Position',[337.5 -387.5 12.5 12.5], 'FaceColor',[1 1 1]);
rectangle('Position',[325 -400 12.5 12.5], 'FaceColor',[0 0 0]);
rectangle('Position',[337.5 -400 12.5 12.5], 'FaceColor',[0 0 0]);
rectangle('Position',[375 -362.5 12.5 12.5], 'FaceColor',[1 1 1]);
rectangle('Position',[387.5 -362.5 12.5 12.5], 'FaceColor',[0 0 0]);
rectangle('Position',[375 -375 12.5 12.5], 'FaceColor',[1 1 1]);
rectangle('Position',[387.5 -375 12.5 12.5], 'FaceColor',[0 0 0]);
rectangle('Position',[350 -387.5 12.5 12.5], 'FaceColor',[1 1 1]);
rectangle('Position',[362.5 -387.5 12.5 12.5], 'FaceColor',[1 1 1]);
rectangle('Position',[350 -400 12.5 12.5], 'FaceColor',[0 0 0]);
rectangle('Position',[362.5 -400 12.5 12.5], 'FaceColor',[0 0 0]);
rectangle('Position',[375 -387.5 12.5 12.5], 'FaceColor',[1 1 1]);
rectangle('Position',[387.5 -387.5 12.5 12.5], 'FaceColor',[0 0 0]);
rectangle('Position',[375 -400 12.5 12.5], 'FaceColor',[0 0 0]);
rectangle('Position',[387.5 -400 12.5 12.5], 'FaceColor',[0 0 0]);
X=[373,350,337.5,325,325,300,280,250,237.5,225,212.5,200,175,175,150,125,100,75,62.5,50,37.5,37.5,37.5,37.5,50,50,50,50,25,25,25,26,26];
Y=[-373,-370,-365,-362.5,-350,-325,-300,-275,-275,-275,-272.5,-265,-250,-225,-200,-175,-175,-175,-187.5,-200,-212.5,-225,-237.5,-250,-262.5,-275,-287.5,-300,-325,-337.5,-350,-373,-373];
hold on;
plot(X,Y,'r');
plot(X,Y,'bo');
legend('624.606','Location','southoutside');
